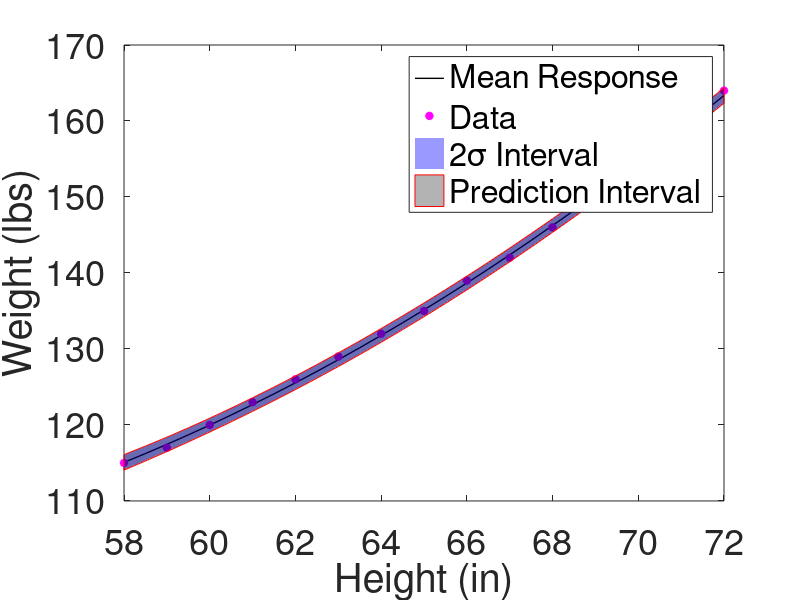
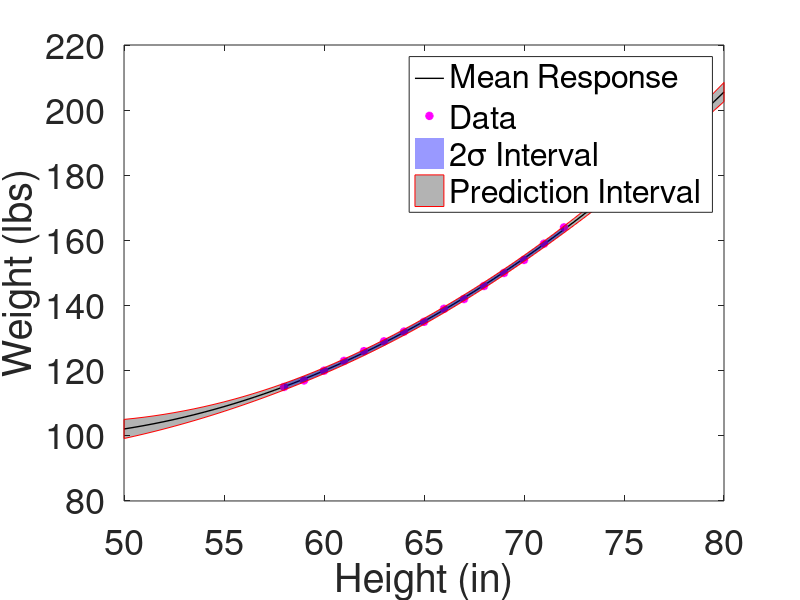

Here is the MATLAB script that generated these plots, in order:
clear
close all

x_data = (58:72)'; % given heights
n = length(x_data); % number of the data points
p = 3; % we have three parameters
Y_data = [115  117 120 123 126 129 132 135 139 142 146  150  154 159 164]'; % given weights
theta = [261.88 -88.18 11.96]'; % given parameter value
% V = [634.88  -235.04  21.66;  -235.04  87.09  -8.03; 21.66 -8.03 0.74]; % covariance matrix

X = [ones(n,1) x_data/12 (x_data/12).^2]; % design matrix

sigma2 = 0.1491; % used result from  Example 11.7
sigma = sqrt(sigma2);

V_sigma = sigma2* eye(n);
V = (sigma2*eye(p))/(X'*X); % sigma^2*inv(X'*X)

mean = X*theta;
covY = X*V*X' + V_sigma;
sd_bd = 2*sqrt(diag(covY));


x_test = (58:.5:72)';
Y_test = theta(1)+ theta(2)*(x_test/12) + theta(3)*(x_test/12).^2 ;
N = length(x_test);
X_test = [ones(N,1) x_test/12  x_test.^2/144];


alpha = 0.05;
tcrit2 = tinv(1-alpha/2,n-p);
int_upper = zeros(N,1); int_lower = zeros(N,1);
for j=1:N
    int_upper(j) = Y_test(j) + tcrit2*sigma*sqrt(1 + X_test(j,:)*inv(X'*X)*(X_test(j,:)'));
    int_lower(j) = Y_test(j) - tcrit2*sigma*sqrt(1 + X_test(j,:)*inv(X'*X)*(X_test(j,:)'));
end

x_plot_data =[x_data', fliplr(x_data')];
x_plot_test =[x_test', fliplr(x_test')];
conf_int=[(mean-sd_bd)', flipud(mean+sd_bd)'];
pred_int=[(int_lower)', flipud(int_upper)'];

figure(1)
plot(x_test,Y_test,'-k','linewidth',1)
hold on
plot(x_data,Y_data,'*m','linewidth',2)
fill(x_plot_data, conf_int, 1,'facecolor', 'blue', 'edgecolor', 'none', 'facealpha', 0.4);
fill(x_plot_test, pred_int, 1,'facecolor', 'black', 'edgecolor', 'red', 'facealpha', 0.3);
hold off
set(gca,'FontSize',26)
legend('Mean Response','Data','2\sigma Interval','Prediction Interval','Location','NorthEast')
xlabel('Height (in)')
ylabel('Weight (lbs)')



x_test = (50:.5:80)';
Y_test = theta(1)+ theta(2)*(x_test/12) + theta(3)*(x_test/12).^2 ;
N = length(x_test);
X_test = [ones(N,1) x_test/12  x_test.^2/144];


alpha = 0.05;
tcrit2 = tinv(1-alpha/2,n-p);
int_upper = zeros(N,1); int_lower = zeros(N,1);
for j=1:N
    int_upper(j) = Y_test(j) + tcrit2*sigma*sqrt(1 + X_test(j,:)*inv(X'*X)*(X_test(j,:)'));
    int_lower(j) = Y_test(j) - tcrit2*sigma*sqrt(1 + X_test(j,:)*inv(X'*X)*(X_test(j,:)'));
end

x_plot_data =[x_data', fliplr(x_data')];
x_plot_test =[x_test', fliplr(x_test')];
conf_int=[(mean-sd_bd)', flipud(mean+sd_bd)'];
pred_int=[(int_lower)', flipud(int_upper)'];

figure(2)
plot(x_test,Y_test,'-k','linewidth',1)
hold on
plot(x_data,Y_data,'*m','linewidth',2)
fill(x_plot_data, conf_int, 1,'facecolor', 'blue', 'edgecolor', 'none', 'facealpha', 0.4);
fill(x_plot_test, pred_int, 1,'facecolor', 'black', 'edgecolor', 'red', 'facealpha', 0.3);
hold off
set(gca,'FontSize',26)
legend('Mean Response','Data','2\sigma Interval','Prediction Interval','Location','NorthEast')
xlabel('Height (in)')
ylabel('Weight (lbs)')